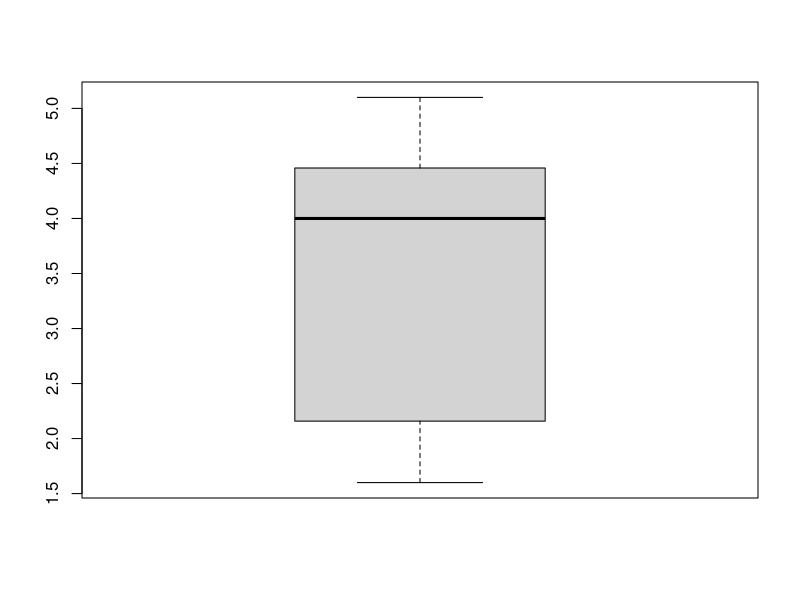

Recreate this plot in R.
dataset = faithful
dataset$duration = faithful$eruptions
print(var(dataset$duration))
print(range(dataset$duration, na.rm = TRUE))
# tal vez mas diciente con un boxplot... que veremos mas adelante
boxplot(dataset$duration)
dataset$zscore = scale(dataset$duration,center=TRUE,scale=TRUE)
print(dataset)
# ahora se puede ver estandarizado
# boxplot(dataset$zscore)